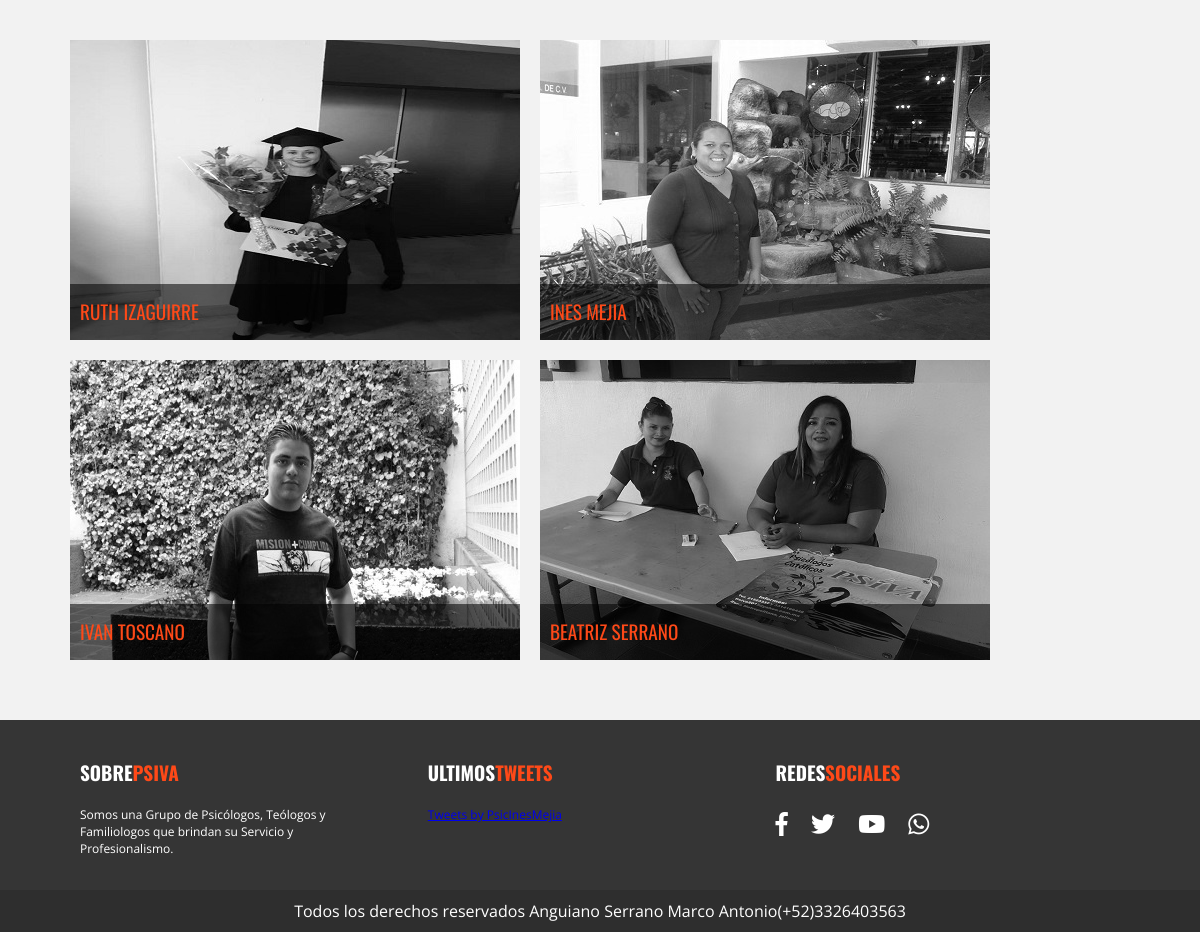
Page /invitados.php (lower part) on the earlier database version.
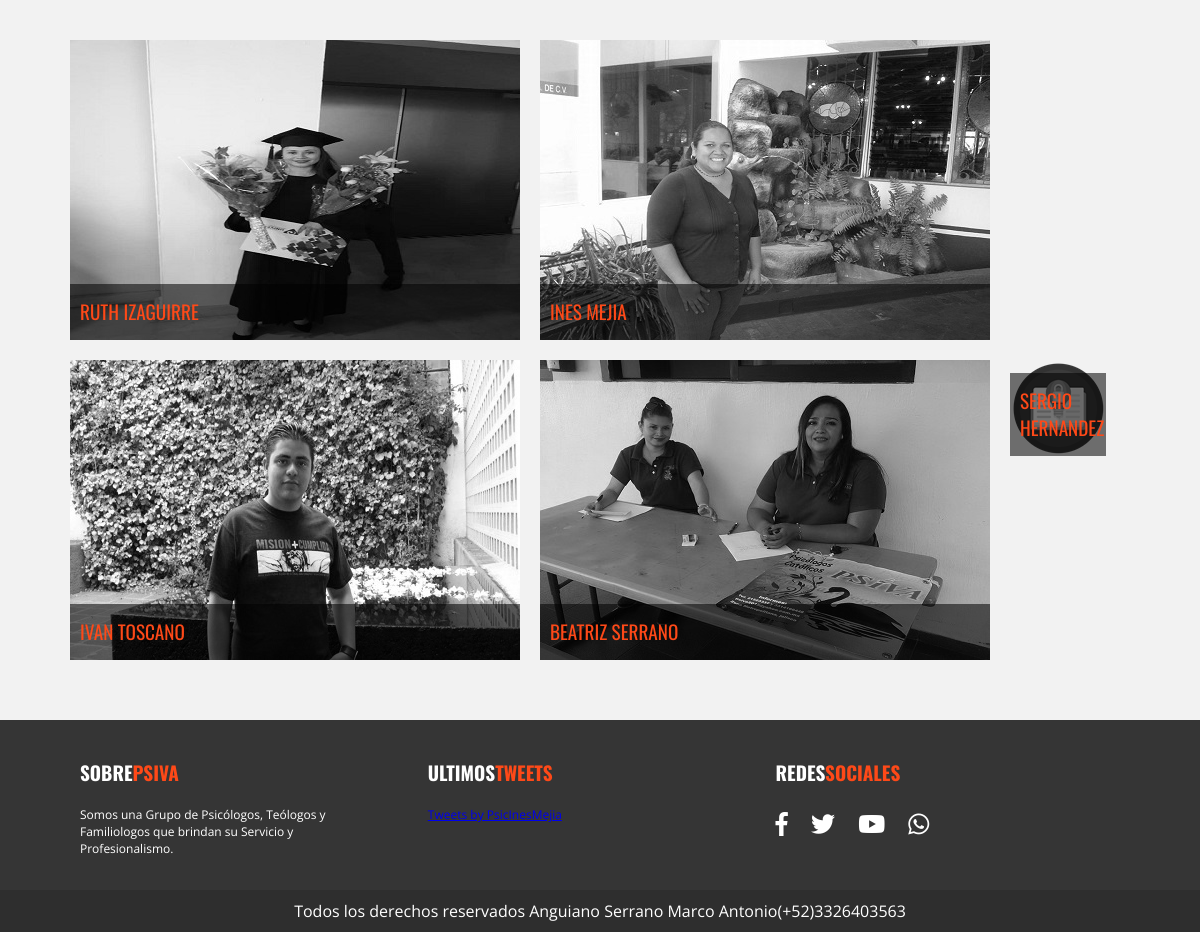
Same page on the later database version.
### tables this page shows
CREATE TABLE `invitados` (
  `invitado_id` tinyint(4) NOT NULL AUTO_INCREMENT,
  `nombre_invitado` varchar(30) NOT NULL,
  `apellido_invitado` varchar(30) NOT NULL,
  `descripcion` text NOT NULL,
  `url_imagen` varchar(50) NOT NULL,
  PRIMARY KEY (`invitado_id`)
);

### invitados.php (called while the page is built)
<?php include_once 'includes/templates/header.php'; ?>
<?php include_once 'includes/templates/invitados.php'; ?>
<?php include_once 'includes/templates/footer.php'; ?>

### includes/templates/invitados.php (the view, shortened to what this page needs)
<?php
    try {
      require_once('includes/funciones/bd_conexion.php');
      $sql = "SELECT * FROM `invitados` ";
      $resultado = $conn->query($sql);
    } catch (Exception $e) {
      $error = $e->getMessage();
    }
 ?>
 <section class="invitados contenedor seccion">
                     <ul class="lista-invitados clearfix">
                         <?php while($invitados = $resultado->fetch_assoc() ){ ?>
                             <li>
                                 <div class="invitado">
                                     <a class="invitado-info" href="#invitado<?php echo $invitados['invitado_id']; ?>">
                                         <img src="img/invitados/<?php echo $invitados['url_imagen'] ?>" alt="Imagen invitado">
                                         <p><?php echo $invitados['nombre_invitado'] . " " . $invitados['apellido_invitado'] ?></p>
                                     </a>
                                 </div>
                             </li>
             <?php } ?>
                     </ul>
                 </section>

Differences in the rows shown:
added invitados: url_imagen (picture), nombre_invitado "SERGIO", apellido_invitado "HERNANDEZ"
